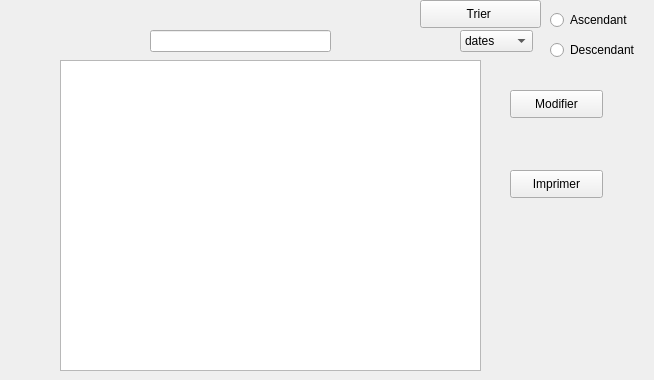
        <widget class="QWidget" name="afficher_4">
         <attribute name="title">
          <string>consulter</string>
         </attribute>
         <widget class="QTableView" name="tableView_2">
          <property name="geometry">
           <rect>
            <x>60</x>
            <y>60</y>
            <width>421</width>
            <height>311</height>
           </rect>
          </property>
         </widget>
         <widget class="QPushButton" name="select_s">
          <property name="geometry">
           <rect>
            <x>510</x>
            <y>90</y>
            <width>93</width>
            <height>28</height>
           </rect>
          </property>
          <property name="text">
           <string>Modifier</string>
          </property>
         </widget>
         <widget class="QPushButton" name="impression">
          <property name="geometry">
           <rect>
            <x>510</x>
            <y>170</y>
            <width>93</width>
            <height>28</height>
           </rect>
          </property>
          <property name="text">
           <string>Imprimer</string>
          </property>
         </widget>
         <widget class="QPushButton" name="ts">
          <property name="geometry">
           <rect>
            <x>420</x>
            <y>0</y>
            <width>121</width>
            <height>28</height>
           </rect>
          </property>
          <property name="text">
           <string>Trier </string>
          </property>
         </widget>
         <widget class="QLineEdit" name="lineEdit_2">
          <property name="geometry">
           <rect>
            <x>150</x>
            <y>30</y>
            <width>181</width>
            <height>22</height>
           </rect>
          </property>
         </widget>
         <widget class="QRadioButton" name="asc1">
          <property name="geometry">
           <rect>
            <x>550</x>
            <y>10</y>
            <width>95</width>
            <height>20</height>
           </rect>
          </property>
          <property name="text">
           <string>Ascendant</string>
          </property>
         </widget>
         <widget class="QRadioButton" name="desc1">
          <property name="geometry">
           <rect>
            <x>550</x>
            <y>40</y>
            <width>95</width>
            <height>20</height>
           </rect>
          </property>
          <property name="text">
           <string>Descendant</string>
          </property>
         </widget>
         <widget class="QComboBox" name="tris_2">
          <property name="geometry">
           <rect>
            <x>460</x>
            <y>30</y>
            <width>73</width>
            <height>22</height>
           </rect>
          </property>
          <item>
           <property name="text">
            <string>dates</string>
           </property>
          </item>
          <item>
           <property name="text">
            <string>type</string>
           </property>
          </item>
          <item>
           <property name="text">
            <string>prix</string>
           </property>
          </item>
         </widget>
        </widget>
